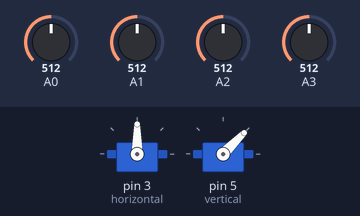
Recording of a sketch running on a simulated Arduino Uno, built with avr-gcc and run on an emulated ATmega328P. Parts: 2 × servo. The test bench sets the inputs (shaded band); at power-on: A0 = 512, A1 = 512, A3 = 512, A2 = 512.

Above: at 4.2 s.
4.3 s: A0 set to 602
5.8 s: A0 set to 620
At 6.94 s:
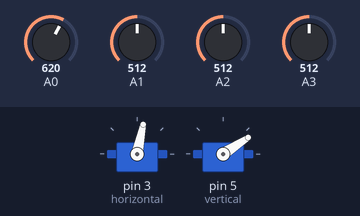
8.8 s: A1 set to 311
At 8.89 s:
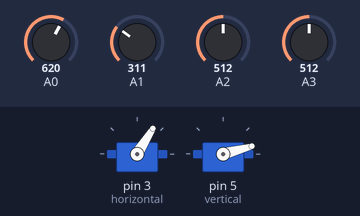
11.8 s: A1 set to 291
At 13.93 s:
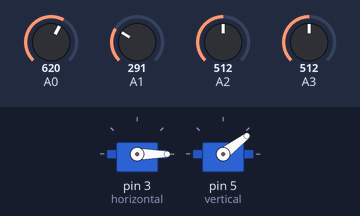
14.8 s: A3 set to 992
At 15.16 s:
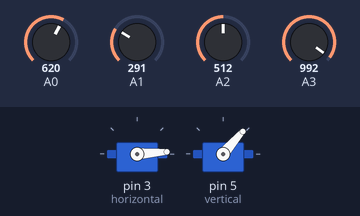
17.8 s: A2 set to 543
20.8 s: A2 set to 569
At 20.93 s:
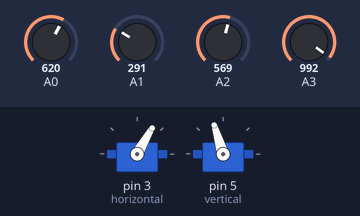
Timing chart, 0 to 26.5 s (numbered marks = the images above; inputs shaded):
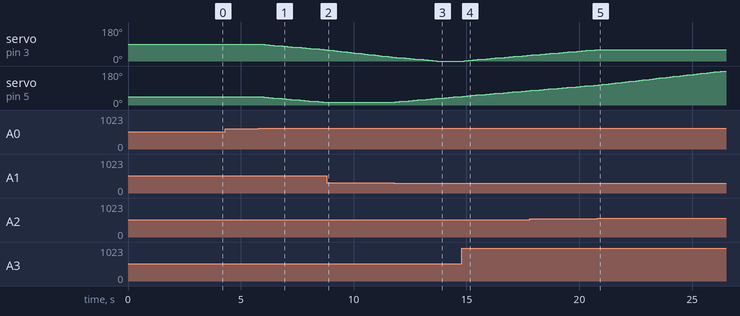

The sketch:

solartracker.ino
```cpp
#include <Servo.h>
Servo horizontal;
int servoh = 90;
int servohLimitHigh = 180;
int servohLimitLow = 0;

Servo vertical;
int servov = 45;
int servovLimitHigh = 180;
int servovLimitLow = 0;

void setup(){
	horizontal.attach(3);
	vertical.attach(5);
	vertical.write(servov);
	horizontal.write(servoh);

	delay(3000);
}

void loop(){
	int dtime = 10; int tol = 50;
int lt = analogRead(0);
int rt = analogRead(1);
int ld = analogRead(2);
int rd = analogRead(3);

int avt = (lt+rt)/2;
int avd = (ld+rd)/2;
int avl = (lt+ld)/2;
int avr = (rt+rd)/2;

int dvert = avt-avd;
int dhoriz = avl - avr;

if(-1*tol > dvert || dvert > tol){
	if(avt < avd){
		servov += 2;
		if(servov > servovLimitHigh)
			servov = servovLimitHigh;
		vertical.write(servov);
		delay(50);
	}
	else if(avt > avd){
		servov -= 2;
		if(servov < servovLimitLow)
			servov = servovLimitLow;
		vertical.write(servov);
		delay(50);
	}
	else if(avt == avd) {}
}
if(-1*tol > dhoriz || dhoriz > tol){
	if(avl < avr){
		servoh += 2;
		if(servoh > servohLimitHigh)
			servoh = servohLimitHigh;
		horizontal.write(servoh);
		delay(50);
	}
	else if(avl > avr){
		servoh -= 2;
		if(servoh < servohLimitLow)
			servoh = servohLimitLow;
		horizontal.write(servoh);
		delay(50);
	}
	else if(avl == avr) {}
}

delay(100);
}
```

Measured:
- the behaviour switches between 613 and 614 on A0 (found by bisection; images 0 and 1)
- the behaviour switches between 304 and 303 on A1 (found by bisection; images 2 and 3)
- the behaviour switches between 561 and 562 on A2 (found by bisection; images 4 and 5)
- after the input at 4.3 s, every drawn part: stays the same
- after the input at 5.8 s, servo on pin 3 (horizontal): moves from 90° to 60° over 2.8 s, starting after 0.06 s; servo on pin 5 (vertical): moves from 45° to 15° over 2.8 s, starting at once
- after the input at 8.8 s, servo on pin 5 (vertical): stays 15° (without the input it goes to 13° after 0.02 s)
- after the input at 11.8 s, servo on pin 5 (vertical): moves from 15° to 45° over 2.8 s, starting at once
- after the input at 14.8 s, servo on pin 3 (horizontal): moves from 0° to 30° over 2.8 s, starting after 0.09 s
- after the input at 20.8 s, servo on pin 3 (horizontal): stays 60° (without the input it goes to 62° after 0.11 s)
